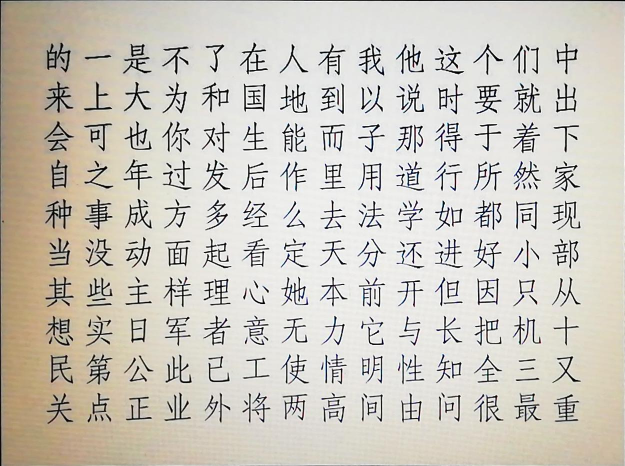
#> input picture 1.jpg, 1250 x 932 px, given as the content of the folder coder/data/train_data, which was not available (shown at 1/2 size)
$ python cutword.py
#> lines starting #> are read from the running program, lines starting #| are printed output that depends on the picture; after the words box and inside, x2 and y2 are one past the last pixel; in counts of white or black regions, pixels touching at a corner belong together; pictures that were not available may be replaced by others from this repository, and a replacement may not be noted
#> further down, img is the input picture: PIL image 1250x932 RGB; mean R, G, B 204.6, 200.2, 190.8
### pretreat.py
# encoding:utf-8
from coder import config
import numpy as np
from PIL import Image
from PIL import ImageOps
import cv2
import sys
import os

from cutword import binaryzation


# [17 lines left out: functions pretreat, custom_blur_demo, not called in this run]


def crop_image(image: Image.Image) -> Image.Image:
    """
    Crop document from image.
        Takes a PIL.image and return a PIL.image. Not resized.

    :param image:  PIL.Image.Image
    :return:  注意这里是size为 3000， 1760， 3 的 PIL Image

    """

    def rectify(h):
        h = h.reshape((4, 2))
        hnew = np.zeros((4, 2), dtype=np.float32)

        add = h.sum(1)
        hnew[0] = h[np.argmin(add)]
        hnew[2] = h[np.argmax(add)]

        diff = np.diff(h, axis=1)
        hnew[1] = h[np.argmin(diff)]
        hnew[3] = h[np.argmax(diff)]

        return hnew

    # resize image so it can be processed
    # choose optimal dimensions such that important content is not lost
    image = np.asarray(image)
    # TODO 不知道能不能删掉
    image = cv2.resize(image, (3000, 1760))
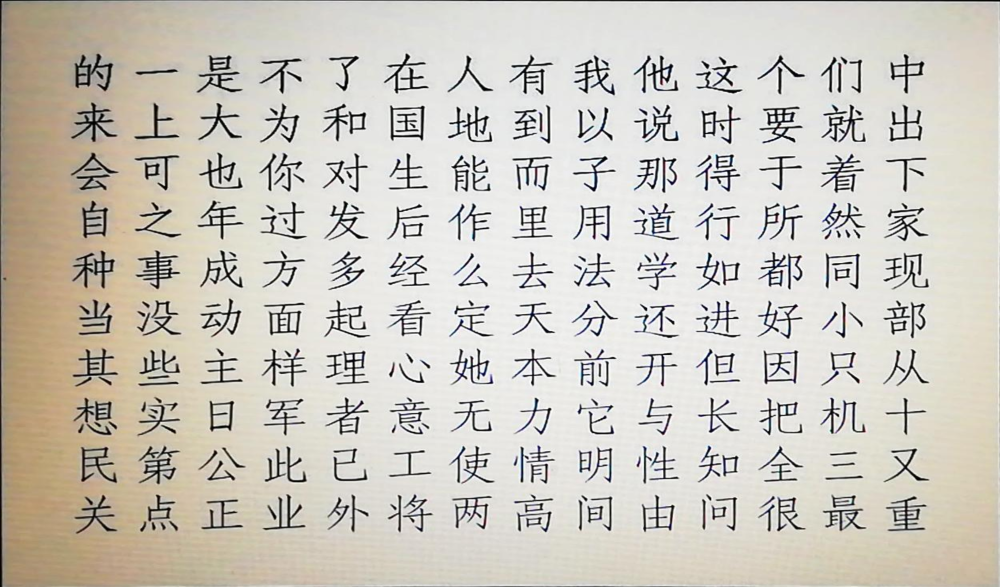
#> image: shape (1760, 3000, 3) (shown at 1/3 size); mean R, G, B 204.5, 200.1, 190.7

    # creating copy of original image
    orig = image.copy()

    # convert to grayscale and blur to smooth
    gray = cv2.cvtColor(image, cv2.COLOR_BGR2GRAY)
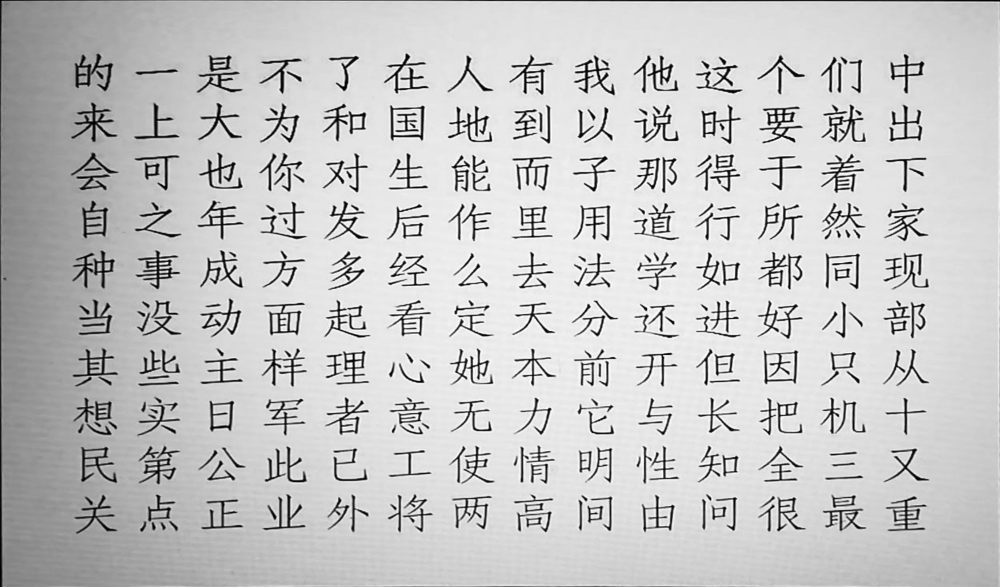
#> gray: shape (1760, 3000) (shown at 1/3 size); min 0, max 255, mean 197.8

    # [15 lines of commented-out code are left out]

    blurred = cv2.GaussianBlur(gray, (5, 5), 0)
    # blurred = cv2.GaussianBlur(dilated, (5, 5), 0)
    # blurred = cv2.medianBlur(gray, 5)

    # apply Canny Edge Detection
    edged = cv2.Canny(blurred, 0, 50)
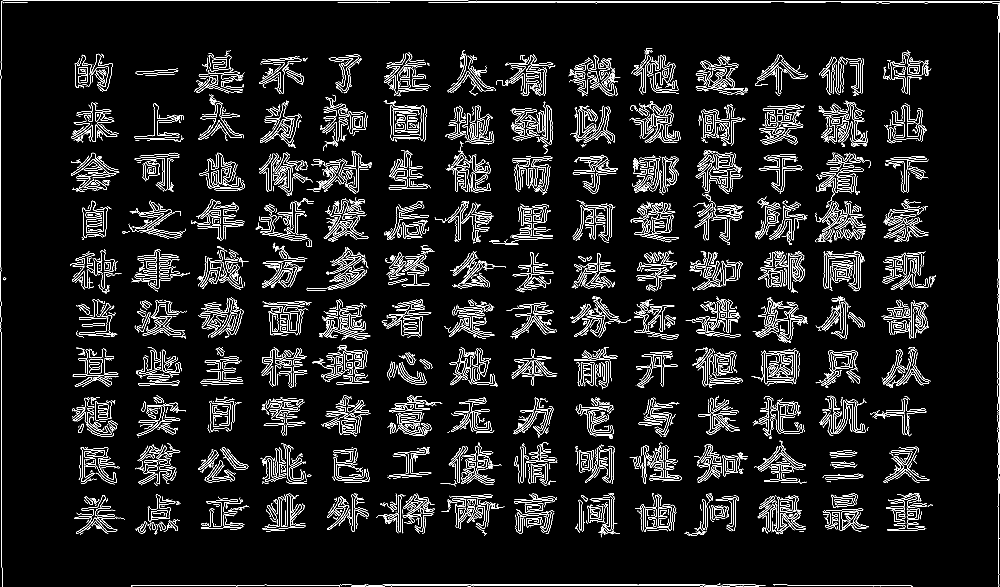
#> edged: shape (1760, 3000) (shown at 1/3 size); 4.9% white in thin lines or dots
    # orig_edged = edged.copy()

    # find the contours in the edged image, keeping only the
    # largest ones, and initialize the screen contour
    (contours, _) = cv2.findContours(edged, cv2.RETR_LIST,
                                     cv2.CHAIN_APPROX_NONE)
#> contours = 3957 contours, 3088 with area under 20; largest, box (x1, y1, x2, y2) and area: (1170, 316, 1275, 422) 8927, (1170, 316, 1274, 422) 8900, (2291, 1051, 2395, 1153) 8337, (2291, 1051, 2395, 1152) 8308, (1178, 326, 1265, 407) 6424
    contours = sorted(contours, key=cv2.contourArea, reverse=True)

    # x,y,w,h = cv2.boundingRect(contours[0])
    # cv2.rectangle(image,(x,y),(x+w,y+h),(0,0,255),0)

    # get approximate contour
    for c in contours:
        p = cv2.arcLength(c, True)
        approx = cv2.approxPolyDP(c, 0.02 * p, True)

        if len(approx) == 4:
            target = approx
            break
#> this loop made 4 passes
#> (p, target) on pass 4: (415.5, [[2393, 1054], [2387, 1148], [2297, 1151], [2292, 1053]])
#> p on passes 1 to 3: 429.1, 423.6, 422.4

    # mapping target points to 800x800 quadrilateral
    approx = rectify(target)
#> in rectify, `h = h.reshape((4, 2))`: h = [[2393, 1054], [2387, 1148], [2297, 1151], [2292, 1053]]
#> in rectify, `add = h.sum(1)`: add = [3447, 3535, 3448, 3345]
#> in rectify, `diff = np.diff(h, axis=1)`: diff = [-1339, -1239, -1146, -1239]
#> approx = [[2292, 1053], [2393, 1054], [2387, 1148], [2297, 1151]]
    # pts2 = np.float32([[0, 0], [800, 0], [800, 800], [0, 800]])
    pts2 = np.float32(
        [[0, 0], [config.IMAGE_SIZE[0], 0], [config.IMAGE_SIZE[0], config.IMAGE_SIZE[1]], [0, config.IMAGE_SIZE[1]]])

    M = cv2.getPerspectiveTransform(approx, pts2)
#> M = [[2.25, -0.115, -5032], [-0.0213, 2.15, -2220.1], [-0.000136, -0.000353, 1]]
    # dst = cv2.warpPerspective(orig, M, (800, 800))
    dst = cv2.warpPerspective(orig, M, config.IMAGE_SIZE)
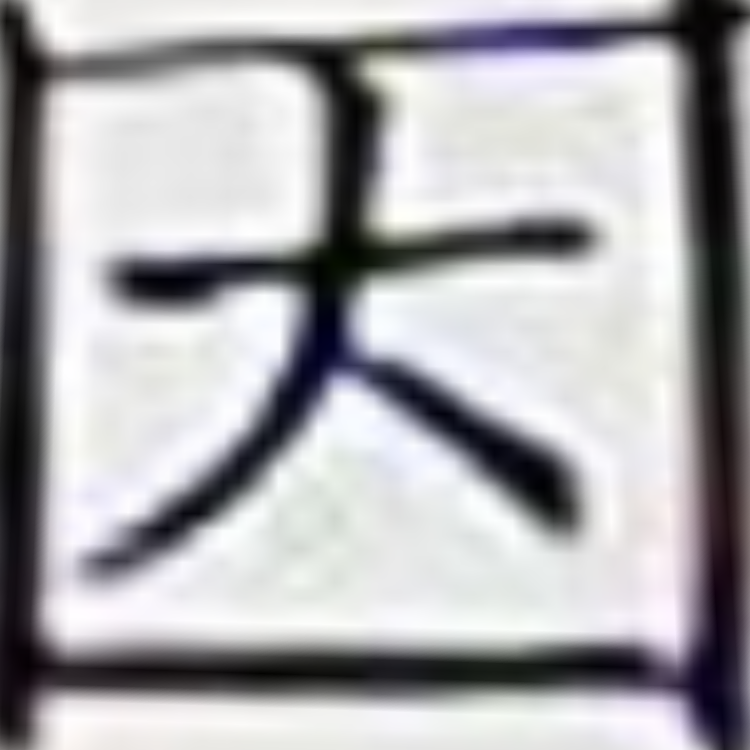
#> dst: shape (750, 750, 3); mean R, G, B 172.8, 172.1, 174.9

    cv2.drawContours(image, [target], -1, (0, 255, 0), 2)
    # dst = cv2.cvtColor(dst, cv2.COLOR_BGR2GRAY)

    # return Image.fromarray(dst).resize(config.IMAGE_SIZE)
    return Image.fromarray(dst)


# [35 lines that do not run on import are left out]

### cutword.py
import PIL
import cv2
from pathlib import Path
import config
from PIL import Image, ImageOps
import os
import numpy as np
from pathlib import Path
import pretreat


# [136 lines left out: functions cut_word_with_size_and_border, cutInputImages, cut_word_via_statics, binaryzation, not called in this run]
    # [30 lines of commented-out code are left out]


if __name__ == "__main__":
    input_path = Path("coder") / "data" / "train_data"
    output_path = Path("coder") / "data" / "train_data_cut"

    for font_name in os.listdir(input_path):
        for img_name in os.listdir(input_path / font_name):
            img = Image.open(input_path / font_name / img_name).convert("RGB")
            img = pretreat.crop_image(img)
            try:
                os.mkdir(output_path / font_name / img_name)
            except FileExistsError:
                print("exist")
            img_list = cut_word_via_statics(output_path / font_name, img, img_name, 0)
#> in cut_word_via_statics, `img_grey = ImageOps.invert(img_grey)`:
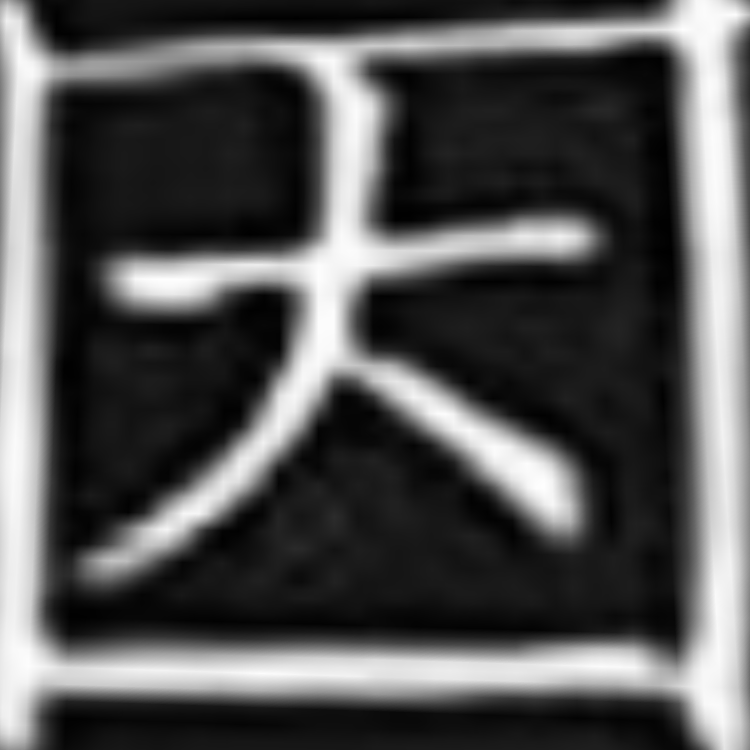
#> img_grey: PIL image 750x750 L; min 0, max 254, mean 82.4
#> in binaryzation, `bim = Gray.point(table, '1')`:
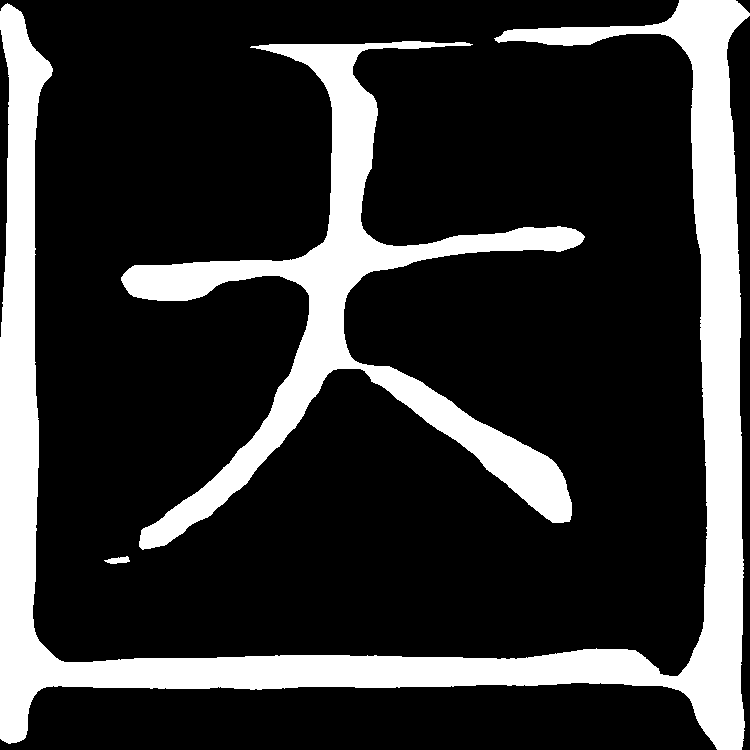
#> bim: PIL image 750x750 1; 20.9% white; 3 white regions, box (x1, y1, x2, y2) and area: (0, 0, 750, 750) 77648, (121, 41, 585, 550) 39888, (104, 556, 130, 564) 129
#> in cut_word_via_statics, `dilated = cv2.dilate(eroded, kernel2)`:
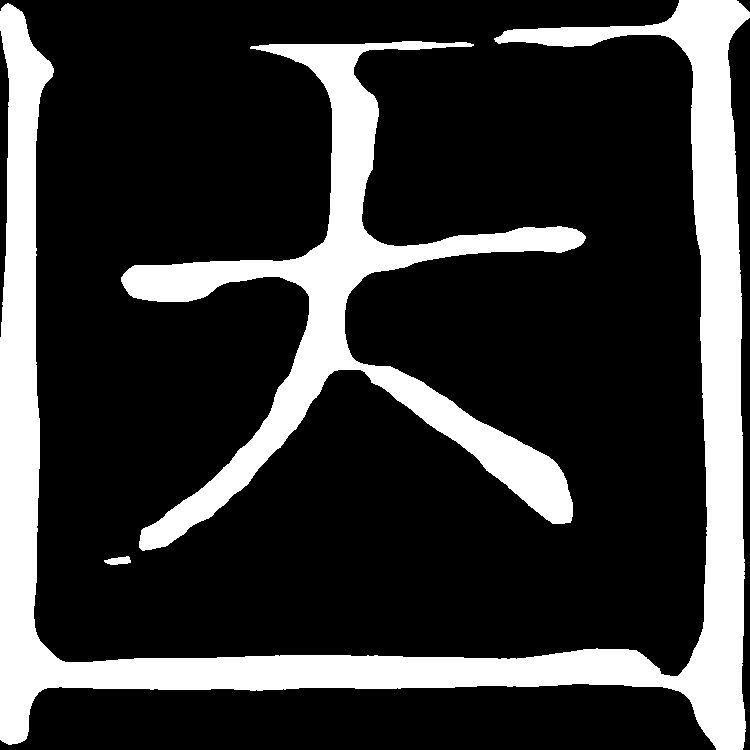
#> dilated: shape (750, 750); 21.7% white; 3 white regions, box (x1, y1, x2, y2) and area: (0, 0, 750, 750) 80218, (121, 41, 586, 551) 41685, (104, 556, 131, 565) 165
#> in cut_word_via_statics, `w_sum = np.sum(img_binary_array, axis=0)`: w_sum = 750 values, max 750 at index 716, min 6 at index 749, mean 162.8
#> in cut_word_via_statics, `w_sum = [x - 10 if (x - 10) >= 0 else 0 for x in w_sum]`: w_sum = 750 values, max 740 at index 716, min 0 at index 747, mean 152.8
#> in cut_word_via_statics, `h_sum = np.sum(img_binary_array, axis=1)`: h_sum = 750 values, max 742 at index 676, min 27 at index 748, mean 162.8
#> in cut_word_via_statics, `h_sum = [x - 10 if (x - 10) >= 0 else 0 for x in h_sum]`: h_sum = 750 values, max 732 at index 676, min 17 at index 748, mean 152.8
#> the loop in cut_word_via_statics, `for i, w in enumerate(w_sum):` made 750 passes
#> after the loop in cut_word_via_statics, `for i, w in enumerate(w_sum):`: isword = False; ret_w = []; start = 15
#> the loop in cut_word_via_statics, `for i, h in enumerate(h_sum):` made 750 passes
#> after the loop in cut_word_via_statics, `for i, h in enumerate(h_sum):`: isword = False; ret_h = []; start = 15
#> after the loop in cut_word_via_statics, `for w_block in ret_w:`: count = 0; result = []
#> img_list = []
            print(img_name)

    '''
    img = Image.open("test_data\\test.jpg").convert("RGB")
    output_dir = "test_data\\output\\"
    sub_dir = config.FONT_NAME_HuaWen
    cut_word_via_statics(output_dir, img, sub_dir, 0)
    '''
    # img = pretreat(img)
    """
    img = img.resize(config.IMAGE_SIZE)
    output_path = "./output"
    img_list = cut_word_with_size_and_border(output_path, img, config.FONT_NAME_HuaWen, 1)
    """
